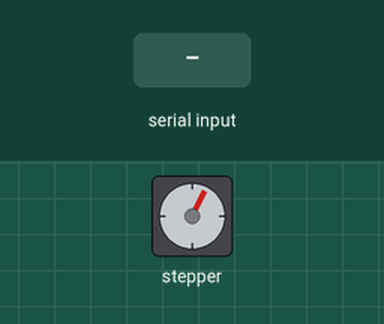
Bench run of a sketch on a simulated Arduino Uno, built with avr-gcc and run on an emulated ATmega328P. Shown: stepper motor. The test bench sets the inputs (shaded band). Stepper angles assume 2048 steps per turn; what the sketch prints to the serial monitor is not drawn.

Above: at 1.2 s.
1.3 s: "gm\n" received over Serial
At 1.65 s:
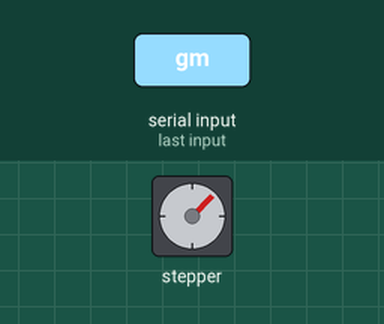
4.8 s: "1\n" received over Serial
At 12.8 s:
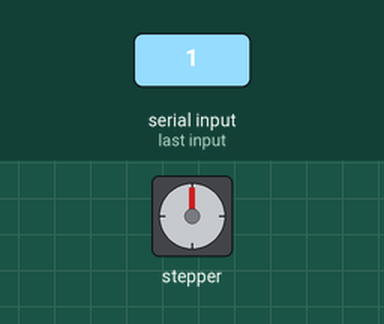
Timing chart, 0 to 17.8 s (numbered marks = the images above; inputs shaded):
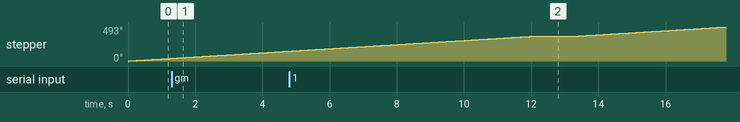

The sketch:

intelligf.ino
```cpp
#include <Stepper.h>

const int steps_per_output_revolution = 32 * 64; // 2048
const int steps_per_motor_revolution = 32;
const int rpm = 5;
const int categories = 3; // number of categories that we are sorting

int position = 0;
// position will always be (position % 3)
// if position = 0, then it's at recycling
// if position = 1, then it's at trash
// if position = 2, then it's at gm (glass and metal)

String inputStream;
const float resolution = 5.625; // 360/64 = 5.625 --> each step spins 5.625 degrees for the 28BYJ-48 Motor

int step_degree(float desiredDegree) {
  return (desiredDegree/resolution);
};

int position_conversion(String state) {
  if (state == "recycling") return 0;
  if (state == "trash") return 1;
  if (state == "gm") return 2;
}

// Current wiring:
// Pin 8 to IN1 on the ULN2003 driver
// Pin 9 to IN2 on the ULN2003 driver
// Pin 10 to IN3 on the ULN2003 driver
// Pin 11 to IN4 on the ULN2003 driver

Stepper motor = Stepper(steps_per_output_revolution, 8, 9, 10, 11);

void setup() {
  motor.setSpeed(rpm);
  Serial.begin(9600);
}

void loop() {
  if (Serial.available() > 0) {
    inputStream = Serial.readStringUntil('\n');
    position = position % categories;
    int desiredPosition = position_conversion(inputStream);

    if (position == desiredPosition) {
      // We are already in the position so we don't need to move
      Serial.write("Stay at the same place");
    }
    else {
      int direction = desiredPosition - position;
      if (inputStream == "recycling") {
        Serial.write("Recycking yeah?");
        direction = 0 - position;
      } else if (inputStream == "trash") {
        direction = 1 - position;
      } else if (inputStream == "gm") {
        direction = 2 - position;
      } else {
        Serial.write("Invalid Input");
      }


      if (abs(direction) == 2) {
        direction = (direction/abs(direction)) * -1;
      }

      if (direction == -1) {
        Serial.write("Move counterclockwise");
        position += 2;
      } else {
        Serial.write("Move clockwise");
        position += 1;
      }

      motor.step(step_degree((360/categories) * direction));
    }

  }
  motor.step(steps_per_output_revolution);
  delay(1000);
}
```
